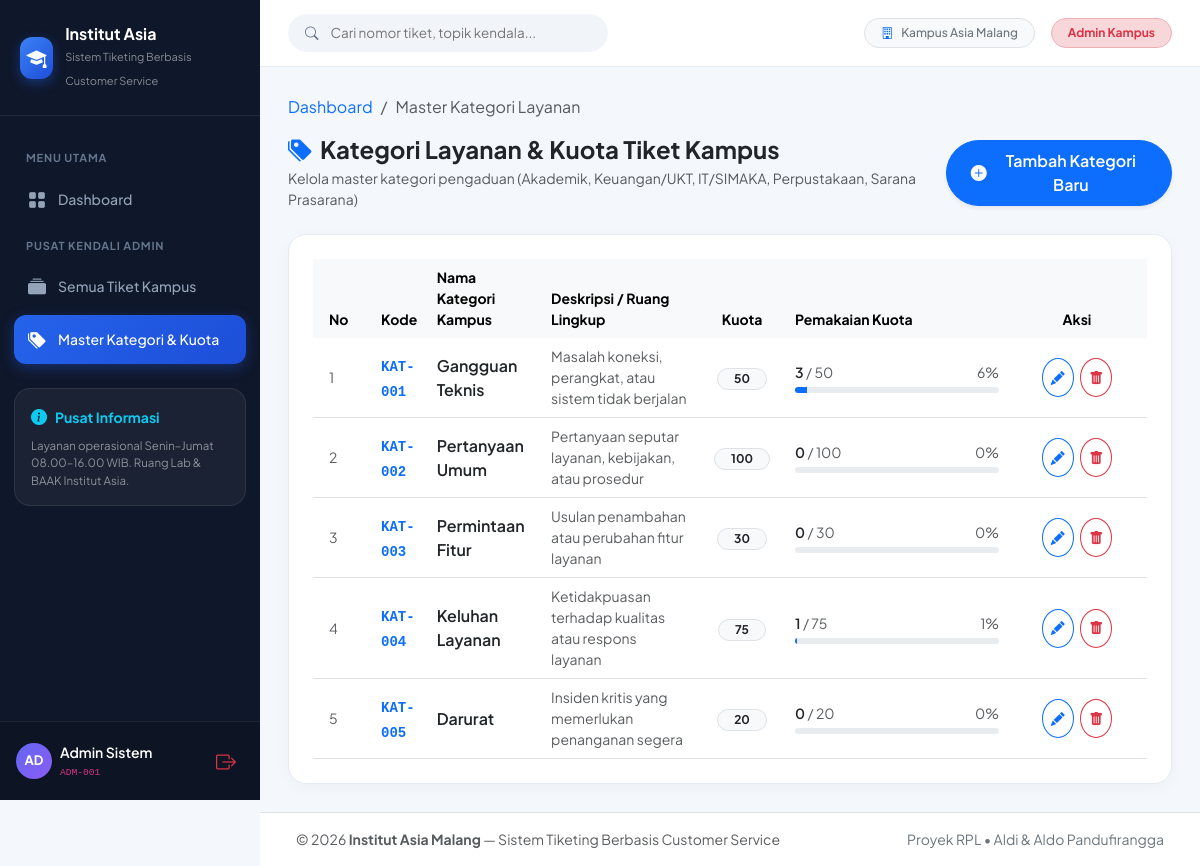
Screenshot of /admin/kategori (signed in) with the database file from the repository.
### tables this page shows
CREATE TABLE kategori (
    kategori_id INTEGER PRIMARY KEY AUTOINCREMENT,
    kode        TEXT    NOT NULL UNIQUE,
    nama        TEXT    NOT NULL UNIQUE,
    deskripsi   TEXT,
    kuota       INTEGER NOT NULL DEFAULT 50
                CHECK (kuota > 0),
    dibuat_pada DATETIME NOT NULL DEFAULT CURRENT_TIMESTAMP
);

### app.py (the view)
@app.route('/admin/kategori')
@role_required('admin')
def admin_kategori():
    rows = get_db().execute('''
        SELECT  k.*,
                COUNT(t.tiket_id) AS jumlah_tiket
        FROM    kategori k
        LEFT JOIN tiket t ON t.kategori_id = k.kategori_id
        GROUP BY k.kategori_id
        ORDER BY k.kode
    ''').fetchall()
    return render_template('admin/kategori/index.html', rows=rows)

### app.py (called while the page is built)
def get_db() -> sqlite3.Connection:
    if 'db' not in g:
        g.db = sqlite3.connect(
            app.config['DATABASE'],
            detect_types=sqlite3.PARSE_DECLTYPES,
        )
        g.db.row_factory = sqlite3.Row
        g.db.execute('PRAGMA foreign_keys = ON')
    return g.db

def role_required(*roles):
    def decorator(f):
        @wraps(f)
        def decorated(*args, **kwargs):
            if 'user_id' not in session:
                flash('Silakan login terlebih dahulu.', 'warning')
                return redirect(url_for('login'))
            if session.get('role') not in roles:
                flash('Anda tidak memiliki izin untuk mengakses halaman ini.', 'danger')
                return redirect(url_for('dashboard'))
            return f(*args, **kwargs)
        return decorated
    return decorator

### templates/admin/kategori/index.html (shortened to what this page needs)
{% extends "base.html" %}
{% block content %}
<nav aria-label="breadcrumb" class="mb-3">
    <ol class="breadcrumb small">
        <li class="breadcrumb-item"><a href="{{ url_for('dashboard') }}" class="text-decoration-none">Dashboard</a></li>
        <li class="breadcrumb-item active">Master Kategori Layanan</li>
    </ol>
</nav>
<div class="d-flex flex-column flex-md-row align-items-md-center justify-content-between gap-3 mb-4">
    <div>
        <h4 class="fw-bold mb-1 text-dark">
            <i class="bi bi-tags-fill text-primary me-2"></i>Kategori Layanan &amp; Kuota Tiket Kampus
        </h4>
        <p class="text-muted small mb-0">
            Kelola master kategori pengaduan (Akademik, Keuangan/UKT, IT/SIMAKA, Perpustakaan, Sarana Prasarana)
        </p>
    </div>
    <a href="{{ url_for('admin_kategori_tambah') }}" class="btn btn-primary rounded-pill px-4 py-2 fw-semibold shadow-sm d-inline-flex align-items-center gap-2">
        <i class="bi bi-plus-circle-fill"></i>
        <span>Tambah Kategori Baru</span>
    </a>
</div>
<div class="card-modern p-4 bg-white">
    {% if rows %}
    <div class="table-responsive">
        <table class="table table-hover align-middle mb-0">
            <thead class="table-light rounded-3">
                <tr class="text-secondary small">
                    <th class="ps-3 border-0" style="width: 60px;">No</th>
                    <th class="border-0">Kode</th>
                    <th class="border-0">Nama Kategori Kampus</th>
                    <th class="border-0">Deskripsi / Ruang Lingkup</th>
                    <th class="border-0 text-center" style="width: 90px;">Kuota</th>
                    <th class="border-0" style="width: 220px;">Pemakaian Kuota</th>
                    <th class="border-0 text-center" style="width: 140px;">Aksi</th>
                </tr>
            </thead>
            <tbody>
                {% for row in rows %}
                {% set pct = [(row.jumlah_tiket / row.kuota * 100) | int, 100] | min %}
                <tr>
                    <td class="ps-3 text-muted small">{{ loop.index }}</td>
                    <td>
                        <code class="fw-bold text-primary">{{ row.kode }}</code>
                    </td>
                    <td class="fw-semibold text-dark">{{ row.nama }}</td>
                    <td class="text-muted small">
                        {{ row.deskripsi if row.deskripsi else '—' }}
                    </td>
                    <td class="text-center">
                        <span class="badge rounded-pill bg-light text-dark border px-3 py-1">{{ row.kuota }}</span>
                    </td>
                    <td>
                        <div class="d-flex flex-column gap-1">
                            <div class="d-flex justify-content-between small">
                                <span class="fw-semibold text-dark">{{ row.jumlah_tiket }} <span class="text-muted fw-normal">/ {{ row.kuota }}</span></span>
                                <span class="text-muted">{{ pct }}%</span>
                            </div>
                            <div class="progress" style="height: 6px; border-radius: 4px;">
                                <div class="progress-bar {% if pct >= 90 %}bg-danger{% elif pct >= 70 %}bg-warning{% else %}bg-primary{% endif %}"
                                     style="width: {{ pct }}%;"></div>
                            </div>
                        </div>
                    </td>
                    <td class="text-center">
                        <a href="{{ url_for('admin_kategori_ubah', kategori_id=row.kategori_id) }}"
                           class="btn btn-sm btn-outline-primary rounded-circle p-2 me-1" title="Ubah Kategori">
                            <i class="bi bi-pencil-fill"></i>
                        </a>
                        <button type="button"
                                class="btn btn-sm btn-outline-danger rounded-circle p-2 btn-hapus"
                                title="Hapus Kategori"
                                data-bs-toggle="modal"
                                data-bs-target="#modalHapus"
                                data-nama="{{ row.nama }}"
                                data-kode="{{ row.kode }}"
                                data-tiket="{{ row.jumlah_tiket }}"
                                data-url="{{ url_for('admin_kategori_hapus', kategori_id=row.kategori_id) }}">
                            <i class="bi bi-trash-fill"></i>
                        </button>
                    </td>
                </tr>
                {% endfor %}
            </tbody>
        </table>
    </div>
    {% endif %}
</div>
{% endblock %}

### templates/base.html (style rules this page uses)
:root { --primary-color: #2563EB; --primary-hover: #1D4ED8; --primary-light: #EFF6FF; --sidebar-bg: #0F172A; --sidebar-hover: #1E293B; --sidebar-active: #3B82F6; --body-bg: #F4F7FB; --card-border: #E5EBF2; --text-main: #1E293B; --text-muted: #64748B; }
body { font-family: 'Plus Jakarta Sans', sans-serif; background-color: var(--body-bg); color: var(--text-main); min-height: 100vh; margin: 0; overflow-x: hidden; }
.card-modern { background: #FFFFFF; border: 1px solid var(--card-border); border-radius: 18px; box-shadow: 0 4px 20px -2px rgba(15, 23, 42, 0.04); transition: all 0.25s ease; }

### rows the page displays
kategori: kode "KAT-001", nama "Gangguan Teknis", deskripsi "Masalah koneksi, perangkat, atau sistem tidak berjalan", kuota "50", jumlah_tiket "3", pct "6"
kategori: kode "KAT-002", nama "Pertanyaan Umum", deskripsi "Pertanyaan seputar layanan, kebijakan, atau prosedur", kuota "100", jumlah_tiket "0", pct "0"
kategori: kode "KAT-003", nama "Permintaan Fitur", deskripsi "Usulan penambahan atau perubahan fitur layanan", kuota "30", jumlah_tiket "0", pct "0"
kategori: kode "KAT-004", nama "Keluhan Layanan", deskripsi "Ketidakpuasan terhadap kualitas atau respons layanan", kuota "75", jumlah_tiket "1", pct "1"
kategori: kode "KAT-005", nama "Darurat", deskripsi "Insiden kritis yang memerlukan penanganan segera", kuota "20", jumlah_tiket "0", pct "0"

### other values shown
{{ session.nama[:2] | upper }} "AD"
{{ session.nama }} "Admin Sistem"
{{ session.nomor_identitas }} "ADM-001"
